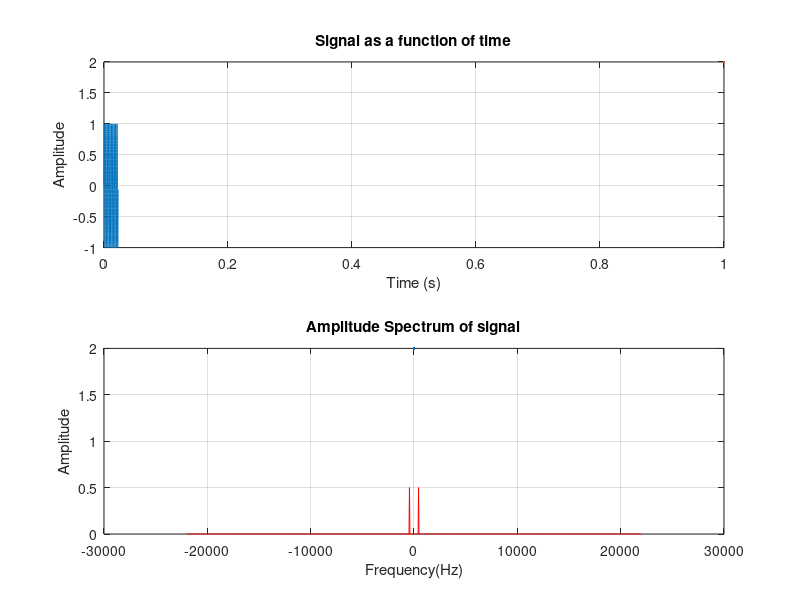

This figure's MATLAB source:
f = 440;        % freq 
fs = 44000;     % Sampling freq 
N = 1000;      % No. of Samples
Ts = 1/fs;      % Sampling Period 

t = 0:Ts:(N-1)*Ts;  % Time vector (0 is counted, so N-1)
ft = sin(2*pi*f*t); % Signal

figure;
subplot (2,1,1)
plot(t, ft, linewidth=2)
grid on
xlabel('Time (s)')
ylabel('Amplitude')
title('Signal as a function of time')
sound(ft, fs) % Hearing required setting samples to very high no.

spectrum = fft(ft);
spectrum_centered = fftshift(spectrum);
m = -N/2:N/2-1;
freq = m*(fs/N);
amplitude_spectrum = spectrum_centered/N;

subplot (2,1,2)
plot(freq, abs(amplitude_spectrum), 'r', linewidth=2) % absolute value (modulus of component) 
grid on
xlabel('Frequency(Hz)')
ylabel('Amplitude')
title('Amplitude Spectrum of signal')



